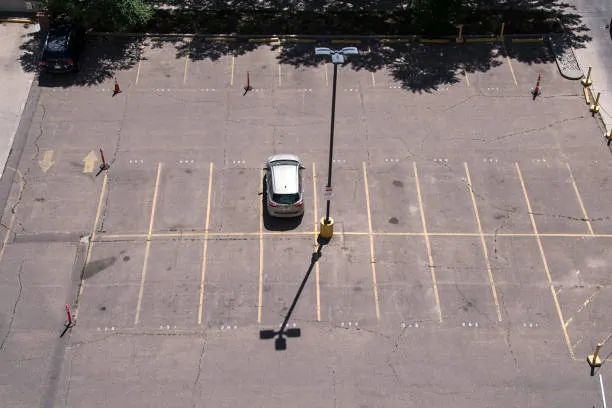
#> input picture image.png, 612 x 408 px
$ python -i preprocess.py   (imports and definitions only)
#> lines starting #> are read from the running program, lines starting #| are printed output that depends on the picture
import cv2
import numpy as np
from PIL import Image

def prepare(img, degrade=False, rng=None, target_size=(64, 64)):
    """
    Single shared preprocessing + sensor degradation function.
    img: file path, PIL Image, or numpy array (H, W, 3) or (H, W)
    degrade: whether to emulate ESP32-CAM sensor degradation
    rng: np.random.Generator instance (or None to create a default one)
    target_size: (width, height) = (64, 64)
    Returns: np.ndarray of shape (64, 64, 3), dtype float32, in range [0, 1]
    """
#> called with img = '../../image.png', degrade = False, target_size = (64, 64)
    if rng is None:
        rng = np.random.default_rng()

    # Load / convert to uint8 RGB numpy array
    if isinstance(img, str):
        pil_img = Image.open(img).convert("RGB")
#> pil_img is the input picture: PIL image 612x408 RGB; mean R, G, B 141.1, 127.6, 126.5
        img_arr = np.array(pil_img, dtype=np.uint8)
    elif isinstance(img, Image.Image):
        img_arr = np.array(img.convert("RGB"), dtype=np.uint8)
    elif isinstance(img, np.ndarray):
        if img.dtype != np.uint8:
            if img.max() <= 1.0:
                img_arr = np.clip(img * 255.0, 0, 255).astype(np.uint8)
            else:
                img_arr = np.clip(img, 0, 255).astype(np.uint8)
        else:
            img_arr = img.copy()
        if img_arr.ndim == 2:
            img_arr = cv2.cvtColor(img_arr, cv2.COLOR_GRAY2RGB)
        elif img_arr.ndim == 3 and img_arr.shape[2] == 1:
            img_arr = cv2.cvtColor(img_arr, cv2.COLOR_GRAY2RGB)
        elif img_arr.ndim == 3 and img_arr.shape[2] == 4:
            img_arr = cv2.cvtColor(img_arr, cv2.COLOR_RGBA2RGB)
    else:
        raise ValueError(f"Unsupported image type: {type(img)}")

    h_orig, w_orig = img_arr.shape[:2]
#> h_orig = 408; w_orig = 612

    # Sensor degradation (applied BEFORE final 64x64 resize)
    if degrade:
        # 1. Downscale to random short side of 24-48 px, then upscale back
        short_side = int(rng.integers(24, 49))
        if h_orig < w_orig:
            new_h = short_side
            new_w = max(1, int(round(w_orig * (short_side / h_orig))))
        else:
            new_w = short_side
            new_h = max(1, int(round(h_orig * (short_side / w_orig))))
        down = cv2.resize(img_arr, (new_w, new_h), interpolation=cv2.INTER_AREA)
        img_arr = cv2.resize(down, (w_orig, h_orig), interpolation=cv2.INTER_LINEAR)

        # 2. JPEG re-encode at quality 10-30
        jpeg_q = int(rng.integers(10, 31))
        bgr = cv2.cvtColor(img_arr, cv2.COLOR_RGB2BGR)
        success, enc = cv2.imencode(".jpg", bgr, [int(cv2.IMWRITE_JPEG_QUALITY), jpeg_q])
        if success:
            dec_bgr = cv2.imdecode(enc, cv2.IMREAD_COLOR)
            img_arr = cv2.cvtColor(dec_bgr, cv2.COLOR_BGR2RGB)

        # 3. Per-channel gain (0.9 - 1.1) for color cast
        gain = rng.uniform(0.9, 1.1, size=(1, 1, 3))
        img_float = np.clip(img_arr.astype(np.float32) * gain, 0.0, 255.0)

        # 4. Random gamma (0.7 - 1.4)
        gamma = float(rng.uniform(0.7, 1.4))
        inv_gamma = 1.0 / gamma
        lut = np.array([((i / 255.0) ** inv_gamma) * 255.0 for i in range(256)], dtype=np.float32)
        lut = np.clip(lut, 0.0, 255.0).astype(np.uint8)
        img_u8 = cv2.LUT(np.clip(img_float, 0, 255).astype(np.uint8), lut)

        # 5. Gaussian noise (sigma 0.01 - 0.04 in [0, 1] range)
        noise_sigma = float(rng.uniform(0.01, 0.04)) * 255.0
        noise = rng.normal(0.0, noise_sigma, size=img_u8.shape)
        img_arr = np.clip(img_u8.astype(np.float32) + noise, 0.0, 255.0).astype(np.uint8)

    # Resize to target (64x64)
    target_w, target_h = target_size
    curr_h, curr_w = img_arr.shape[:2]
#> curr_h = 408; curr_w = 612
    if curr_h > target_h or curr_w > target_w:
        interp = cv2.INTER_AREA
    else:
        interp = cv2.INTER_LINEAR

    resized = cv2.resize(img_arr, (target_w, target_h), interpolation=interp)
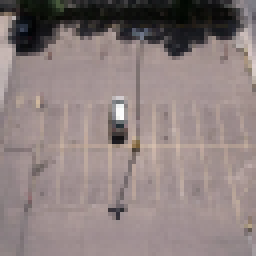
#> resized: shape (64, 64, 3) (shown 4 times larger); mean R, G, B 141.1, 127.6, 126.5

    # Scale to [0, 1] (divide by 255)
    normalized = resized.astype(np.float32) / 255.0
    return normalized

def prepare_batch(images, degrade=False, rng=None, target_size=(64, 64)):
    """Helper to process a list or batch of images."""
    if rng is None:
        rng = np.random.default_rng()
    out = np.empty((len(images), target_size[1], target_size[0], 3), dtype=np.float32)
    for i, img in enumerate(images):
        out[i] = prepare(img, degrade=degrade, rng=rng, target_size=target_size)
    return out

>>> result = prepare('../../image.png')
